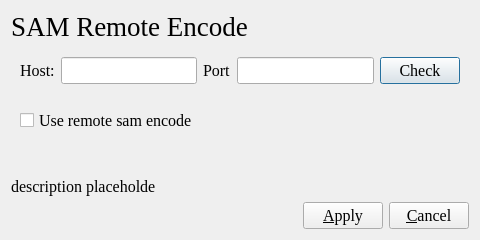
<?xml version="1.0" encoding="UTF-8"?>
<ui version="4.0">
 <class>Dialog</class>
 <widget class="QDialog" name="Dialog">
  <property name="geometry">
   <rect>
    <x>0</x>
    <y>0</y>
    <width>480</width>
    <height>240</height>
   </rect>
  </property>
  <property name="font">
   <font>
    <family>Times New Roman</family>
    <pointsize>12</pointsize>
   </font>
  </property>
  <property name="windowTitle">
   <string>SAM Remote encode</string>
  </property>
  <layout class="QVBoxLayout" name="verticalLayout">
   <item>
    <widget class="QLabel" name="label">
     <property name="font">
      <font>
       <family>Times New Roman</family>
       <pointsize>20</pointsize>
       <weight>50</weight>
       <italic>false</italic>
       <bold>false</bold>
      </font>
     </property>
     <property name="text">
      <string>SAM Remote Encode</string>
     </property>
    </widget>
   </item>
   <item>
    <widget class="QWidget" name="widget" native="true">
     <layout class="QHBoxLayout" name="horizontalLayout">
      <item>
       <widget class="QLabel" name="label_2">
        <property name="text">
         <string>Host:</string>
        </property>
       </widget>
      </item>
      <item>
       <widget class="QLineEdit" name="lineEdit_host"/>
      </item>
      <item>
       <widget class="QLabel" name="label_3">
        <property name="text">
         <string>Port</string>
        </property>
       </widget>
      </item>
      <item>
       <widget class="QLineEdit" name="lineEdit_port"/>
      </item>
      <item>
       <widget class="QPushButton" name="pushButton_check">
        <property name="text">
         <string>Check</string>
        </property>
       </widget>
      </item>
     </layout>
    </widget>
   </item>
   <item>
    <widget class="QWidget" name="widget_3" native="true">
     <layout class="QHBoxLayout" name="horizontalLayout_3">
      <item>
       <widget class="QCheckBox" name="checkBox_use_remote">
        <property name="text">
         <string>Use remote sam encode</string>
        </property>
       </widget>
      </item>
     </layout>
    </widget>
   </item>
   <item>
    <spacer name="verticalSpacer">
     <property name="orientation">
      <enum>Qt::Vertical</enum>
     </property>
     <property name="sizeHint" stdset="0">
      <size>
       <width>20</width>
       <height>40</height>
      </size>
     </property>
    </spacer>
   </item>
   <item>
    <widget class="QLabel" name="label_4">
     <property name="text">
      <string>description placeholde</string>
     </property>
    </widget>
   </item>
   <item>
    <widget class="QWidget" name="widget_2" native="true">
     <layout class="QHBoxLayout" name="horizontalLayout_2">
      <property name="leftMargin">
       <number>0</number>
      </property>
      <property name="topMargin">
       <number>0</number>
      </property>
      <property name="rightMargin">
       <number>0</number>
      </property>
      <property name="bottomMargin">
       <number>0</number>
      </property>
      <item>
       <spacer name="horizontalSpacer">
        <property name="orientation">
         <enum>Qt::Horizontal</enum>
        </property>
        <property name="sizeHint" stdset="0">
         <size>
          <width>40</width>
          <height>20</height>
         </size>
        </property>
       </spacer>
      </item>
      <item>
       <widget class="QPushButton" name="pushButton_apply">
        <property name="text">
         <string>&amp;Apply</string>
        </property>
       </widget>
      </item>
      <item>
       <widget class="QPushButton" name="pushButton_cancel">
        <property name="text">
         <string>&amp;Cancel</string>
        </property>
       </widget>
      </item>
     </layout>
    </widget>
   </item>
  </layout>
 </widget>
 <resources/>
 <connections/>
</ui>
